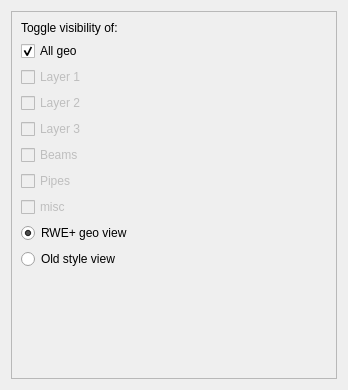
<?xml version="1.0" encoding="UTF-8"?>
<ui version="4.0">
 <class>GeoView</class>
 <widget class="QWidget" name="GeoView">
  <property name="geometry">
   <rect>
    <x>0</x>
    <y>0</y>
    <width>348</width>
    <height>390</height>
   </rect>
  </property>
  <property name="windowTitle">
   <string>Geo</string>
  </property>
  <layout class="QVBoxLayout" name="verticalLayout">
   <item>
    <widget class="QScrollArea" name="scrollArea">
     <property name="widgetResizable">
      <bool>true</bool>
     </property>
     <widget class="QWidget" name="scrollAreaWidgetContents">
      <property name="geometry">
       <rect>
        <x>0</x>
        <y>0</y>
        <width>328</width>
        <height>370</height>
       </rect>
      </property>
      <layout class="QVBoxLayout" name="verticalLayout_2">
       <item>
        <widget class="QLabel" name="VGeolabel">
         <property name="text">
          <string>Toggle visibility of:</string>
         </property>
        </widget>
       </item>
       <item>
        <widget class="QCheckBox" name="VGeoAll">
         <property name="sizePolicy">
          <sizepolicy hsizetype="Preferred" vsizetype="Preferred">
           <horstretch>0</horstretch>
           <verstretch>0</verstretch>
          </sizepolicy>
         </property>
         <property name="text">
          <string>All geo</string>
         </property>
         <property name="checked">
          <bool>true</bool>
         </property>
        </widget>
       </item>
       <item>
        <widget class="QCheckBox" name="VGeoLayer1">
         <property name="enabled">
          <bool>false</bool>
         </property>
         <property name="sizePolicy">
          <sizepolicy hsizetype="Preferred" vsizetype="Preferred">
           <horstretch>0</horstretch>
           <verstretch>0</verstretch>
          </sizepolicy>
         </property>
         <property name="text">
          <string>Layer 1</string>
         </property>
        </widget>
       </item>
       <item>
        <widget class="QCheckBox" name="VGeoLayer2">
         <property name="enabled">
          <bool>false</bool>
         </property>
         <property name="sizePolicy">
          <sizepolicy hsizetype="Preferred" vsizetype="Preferred">
           <horstretch>0</horstretch>
           <verstretch>0</verstretch>
          </sizepolicy>
         </property>
         <property name="text">
          <string>Layer 2</string>
         </property>
        </widget>
       </item>
       <item>
        <widget class="QCheckBox" name="VGeoLayer3">
         <property name="enabled">
          <bool>false</bool>
         </property>
         <property name="sizePolicy">
          <sizepolicy hsizetype="Preferred" vsizetype="Preferred">
           <horstretch>0</horstretch>
           <verstretch>0</verstretch>
          </sizepolicy>
         </property>
         <property name="text">
          <string>Layer 3</string>
         </property>
        </widget>
       </item>
       <item>
        <widget class="QCheckBox" name="VGeoBeams">
         <property name="enabled">
          <bool>false</bool>
         </property>
         <property name="sizePolicy">
          <sizepolicy hsizetype="Preferred" vsizetype="Preferred">
           <horstretch>0</horstretch>
           <verstretch>0</verstretch>
          </sizepolicy>
         </property>
         <property name="text">
          <string>Beams</string>
         </property>
         <property name="checked">
          <bool>false</bool>
         </property>
        </widget>
       </item>
       <item>
        <widget class="QCheckBox" name="VGeoPipes">
         <property name="enabled">
          <bool>false</bool>
         </property>
         <property name="sizePolicy">
          <sizepolicy hsizetype="Preferred" vsizetype="Preferred">
           <horstretch>0</horstretch>
           <verstretch>0</verstretch>
          </sizepolicy>
         </property>
         <property name="text">
          <string>Pipes</string>
         </property>
        </widget>
       </item>
       <item>
        <widget class="QCheckBox" name="VGeoMisc">
         <property name="enabled">
          <bool>false</bool>
         </property>
         <property name="sizePolicy">
          <sizepolicy hsizetype="Preferred" vsizetype="Preferred">
           <horstretch>0</horstretch>
           <verstretch>0</verstretch>
          </sizepolicy>
         </property>
         <property name="text">
          <string>misc</string>
         </property>
        </widget>
       </item>
       <item>
        <widget class="QRadioButton" name="VGeoRWEstyle">
         <property name="sizePolicy">
          <sizepolicy hsizetype="Preferred" vsizetype="Preferred">
           <horstretch>0</horstretch>
           <verstretch>0</verstretch>
          </sizepolicy>
         </property>
         <property name="text">
          <string>RWE+ geo view</string>
         </property>
         <property name="checked">
          <bool>true</bool>
         </property>
        </widget>
       </item>
       <item>
        <widget class="QRadioButton" name="VGeoOldStyle">
         <property name="sizePolicy">
          <sizepolicy hsizetype="Preferred" vsizetype="Preferred">
           <horstretch>0</horstretch>
           <verstretch>0</verstretch>
          </sizepolicy>
         </property>
         <property name="text">
          <string>Old style view</string>
         </property>
        </widget>
       </item>
       <item>
        <spacer name="verticalSpacer_2">
         <property name="orientation">
          <enum>Qt::Orientation::Vertical</enum>
         </property>
         <property name="sizeHint" stdset="0">
          <size>
           <width>273</width>
           <height>93</height>
          </size>
         </property>
        </spacer>
       </item>
      </layout>
     </widget>
    </widget>
   </item>
  </layout>
 </widget>
 <resources/>
 <connections>
  <connection>
   <sender>VGeoAll</sender>
   <signal>toggled(bool)</signal>
   <receiver>VGeoLayer1</receiver>
   <slot>setDisabled(bool)</slot>
   <hints>
    <hint type="sourcelabel">
     <x>120</x>
     <y>56</y>
    </hint>
    <hint type="destinationlabel">
     <x>118</x>
     <y>75</y>
    </hint>
   </hints>
  </connection>
  <connection>
   <sender>VGeoAll</sender>
   <signal>toggled(bool)</signal>
   <receiver>VGeoLayer2</receiver>
   <slot>setDisabled(bool)</slot>
   <hints>
    <hint type="sourcelabel">
     <x>142</x>
     <y>59</y>
    </hint>
    <hint type="destinationlabel">
     <x>137</x>
     <y>97</y>
    </hint>
   </hints>
  </connection>
  <connection>
   <sender>VGeoAll</sender>
   <signal>toggled(bool)</signal>
   <receiver>VGeoLayer3</receiver>
   <slot>setDisabled(bool)</slot>
   <hints>
    <hint type="sourcelabel">
     <x>158</x>
     <y>57</y>
    </hint>
    <hint type="destinationlabel">
     <x>161</x>
     <y>131</y>
    </hint>
   </hints>
  </connection>
  <connection>
   <sender>VGeoAll</sender>
   <signal>toggled(bool)</signal>
   <receiver>VGeoBeams</receiver>
   <slot>setDisabled(bool)</slot>
   <hints>
    <hint type="sourcelabel">
     <x>182</x>
     <y>55</y>
    </hint>
    <hint type="destinationlabel">
     <x>178</x>
     <y>160</y>
    </hint>
   </hints>
  </connection>
  <connection>
   <sender>VGeoAll</sender>
   <signal>toggled(bool)</signal>
   <receiver>VGeoPipes</receiver>
   <slot>setDisabled(bool)</slot>
   <hints>
    <hint type="sourcelabel">
     <x>206</x>
     <y>57</y>
    </hint>
    <hint type="destinationlabel">
     <x>207</x>
     <y>179</y>
    </hint>
   </hints>
  </connection>
  <connection>
   <sender>VGeoAll</sender>
   <signal>toggled(bool)</signal>
   <receiver>VGeoMisc</receiver>
   <slot>setDisabled(bool)</slot>
   <hints>
    <hint type="sourcelabel">
     <x>227</x>
     <y>54</y>
    </hint>
    <hint type="destinationlabel">
     <x>232</x>
     <y>208</y>
    </hint>
   </hints>
  </connection>
 </connections>
</ui>
